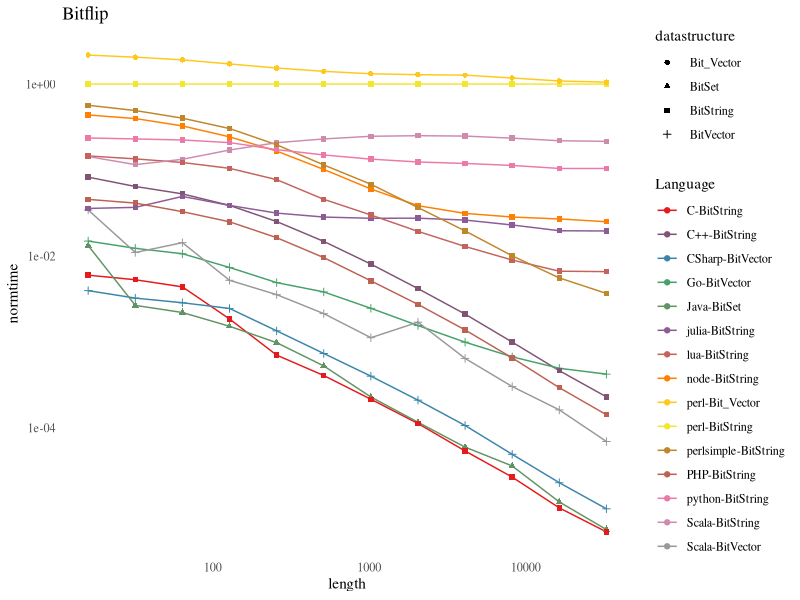
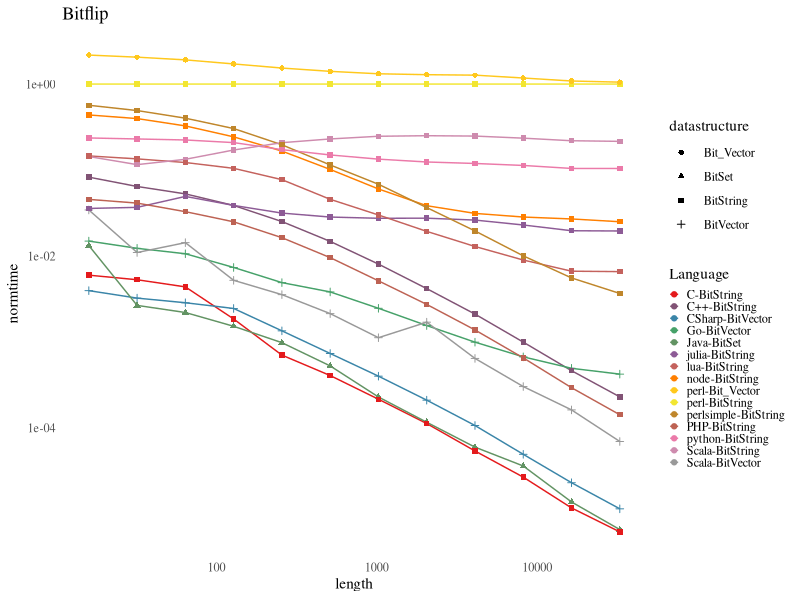
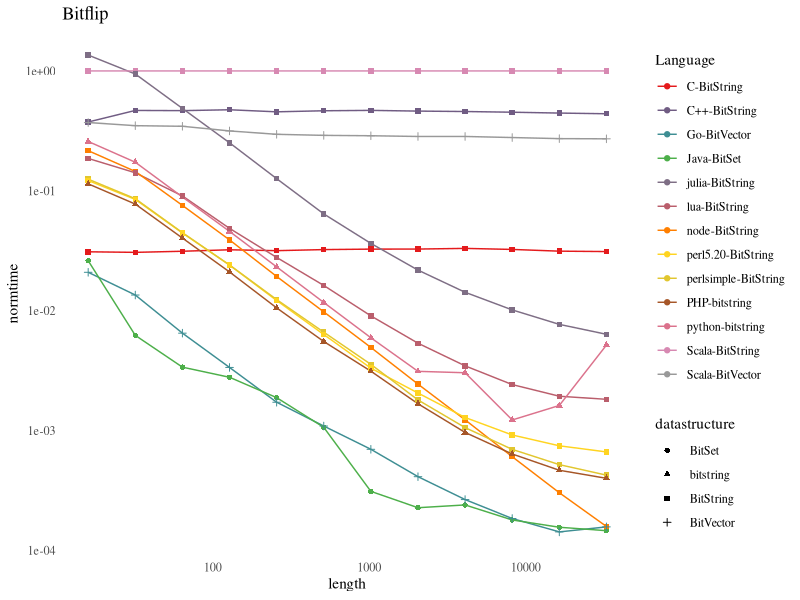
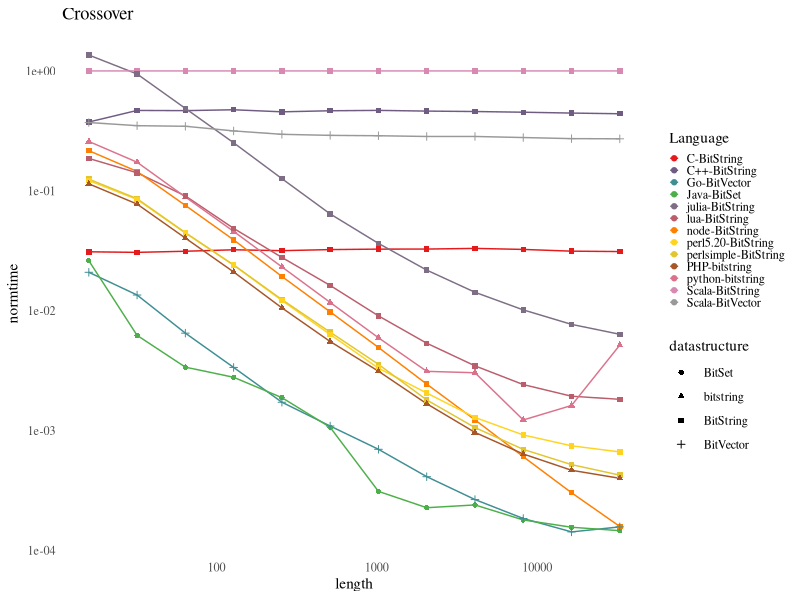
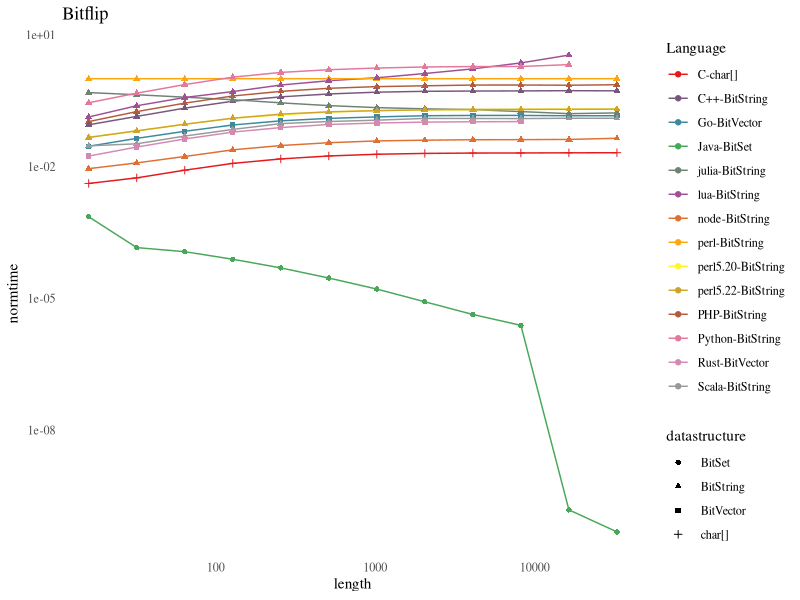
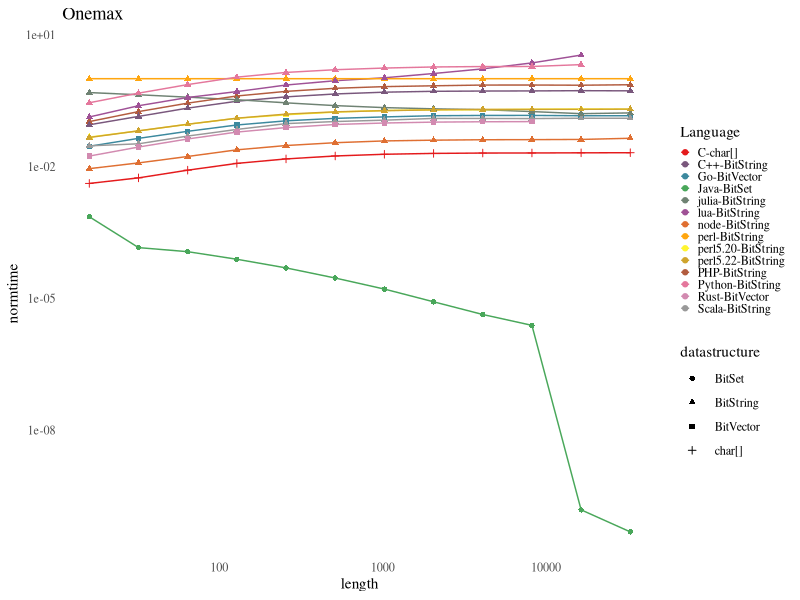
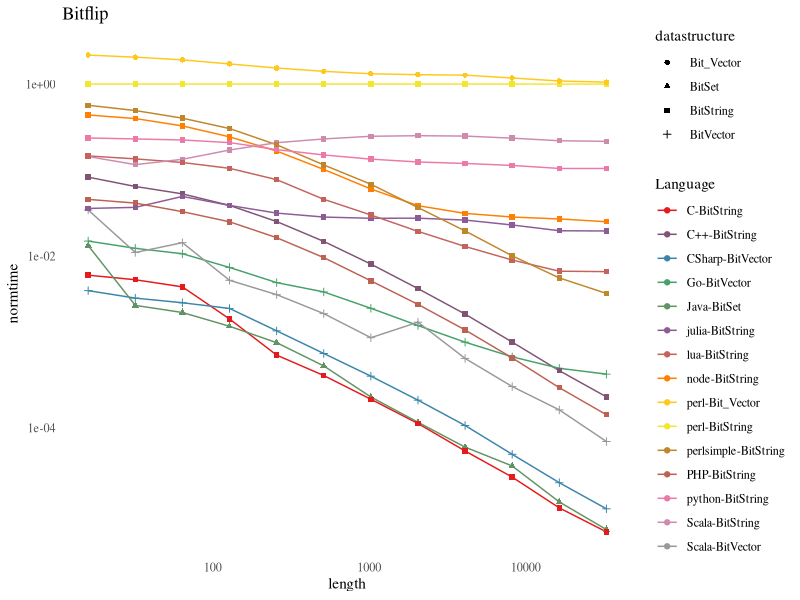
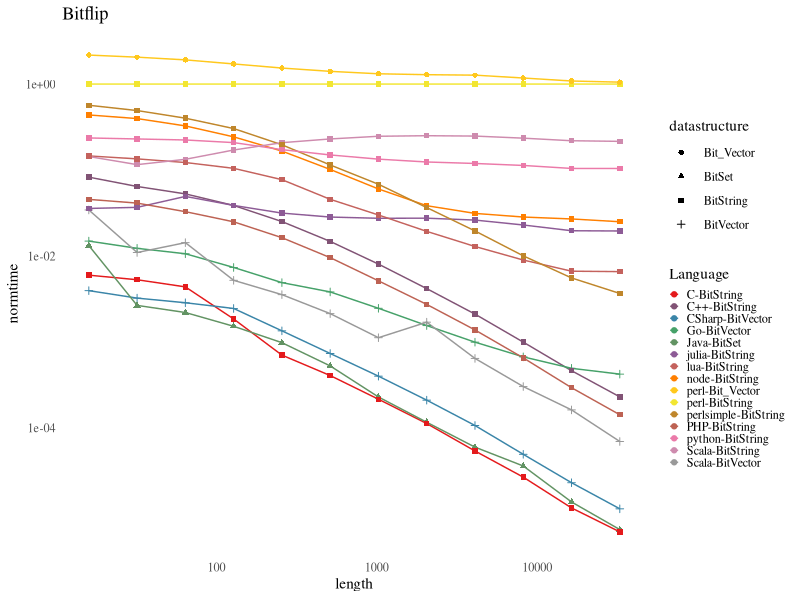

The R script that drew these images, in order:
## ----setup, cache=FALSE,echo=FALSE---------------------------------------
library("ggplot2")
library(RColorBrewer)
library("ggthemes")

# Load files
measures.bf <- read.csv('measures-bitflip-norm.csv')
measures.xo <- read.csv('measures-xover-norm.csv')
measures.mo <- read.csv('measures-maxones-norm.csv')

## ----results-bf, cache=FALSE,echo=FALSE----------------------------------

colourCount = length(unique(measures.bf$languagerepresentation))
getPalette = colorRampPalette(brewer.pal(9, "Set1"))
ggplot(measures.bf,aes(x=length,y=normtime,colour=factor(languagerepresentation)))+ geom_line() + geom_point(aes(shape=datastructure)) +  ggtitle("Bitflip")+scale_y_log10()+scale_x_log10()+scale_color_manual(name='Language',values=getPalette(colourCount))+ theme(legend.title = element_text(colour="blue", size=9, face="bold"))+ theme(legend.text = element_text(colour="blue", size=7))+theme_tufte(ticks=FALSE)
ggsave("bitflip-norm.pdf", width = 297, height = 210, units = "mm")
ggplot(measures.bf,aes(x=length,y=normtime,colour=factor(languagerepresentation)))+ geom_line() + geom_point(aes(shape=datastructure)) +  ggtitle("Bitflip")+scale_y_log10()+scale_x_log10()+scale_color_manual(name='Language',values=getPalette(colourCount))+ theme(legend.title = element_text(colour="blue", size=7, face="bold"))+ theme(legend.text = element_text(colour="blue", size=5))+ guides(col = guide_legend(keyheight=0.5,keywidth=0.5))+theme_tufte(ticks=FALSE)
ggsave("bitflip-norm.png",height=3,width=5.33)


## ----results-xo, cache=FALSE,echo=FALSE----------------------------------
colourCount = length(unique(measures.xo$languagerepresentation))
ggplot(measures.xo,aes(x=length,y=normtime,colour=factor(languagerepresentation)))+ geom_line() + geom_point(aes(shape=datastructure)) +  ggtitle("Bitflip")+scale_y_log10()+scale_x_log10()+scale_color_manual(name='Language',values=getPalette(colourCount))+ theme(legend.title = element_text(colour="blue", size=9, face="bold"))+ theme(legend.text = element_text(colour="blue", size=7))+theme_tufte(ticks=FALSE)
ggsave("xover-norm.pdf", width = 297, height = 210, units = "mm")

ggplot(measures.xo,aes(x=length,y=normtime,colour=factor(languagerepresentation)))+ geom_line() + geom_point(aes(shape=datastructure)) +  ggtitle("Crossover")+scale_y_log10()+scale_x_log10()+scale_color_manual(name='Language',values=getPalette(colourCount))+ theme(legend.title = element_text(colour="blue", size=7, face="bold"))+ theme(legend.text = element_text(colour="blue", size=5))+ guides(col = guide_legend(keyheight=0.5,keywidth=0.5))+theme_tufte(ticks=FALSE)
ggsave("xover-norm.png",height=3,width=5.33)



## ----results-mo, cache=FALSE,echo=FALSE----------------------------------
colourCount = length(unique(measures.mo$languagerepresentation))
ggplot(measures.mo,aes(x=length,y=normtime,colour=factor(languagerepresentation)))+ geom_line() + geom_point(aes(shape=datastructure)) +  ggtitle("Bitflip")+scale_y_log10()+scale_x_log10()+scale_color_manual(name='Language',values=getPalette(colourCount))+ theme(legend.title = element_text(colour="blue", size=9, face="bold"))+ theme(legend.text = element_text(colour="blue", size=7))+theme_tufte(ticks=FALSE)
ggsave("maxones-norm.pdf", width = 297, height = 210, units = "mm")
ggplot(measures.mo,aes(x=length,y=normtime,colour=factor(languagerepresentation)))+ geom_line() + geom_point(aes(shape=datastructure)) +  ggtitle("Onemax")+scale_y_log10()+scale_x_log10()+scale_color_manual(name='Language',values=getPalette(colourCount))+ theme(legend.title = element_text(colour="blue", size=7, face="bold"))+ theme(legend.text = element_text(colour="blue", size=5))+ guides(col = guide_legend(keyheight=0.5,keywidth=0.5))+theme_tufte(ticks=FALSE)
ggsave("maxones-norm.png",height=3,width=5.33)


